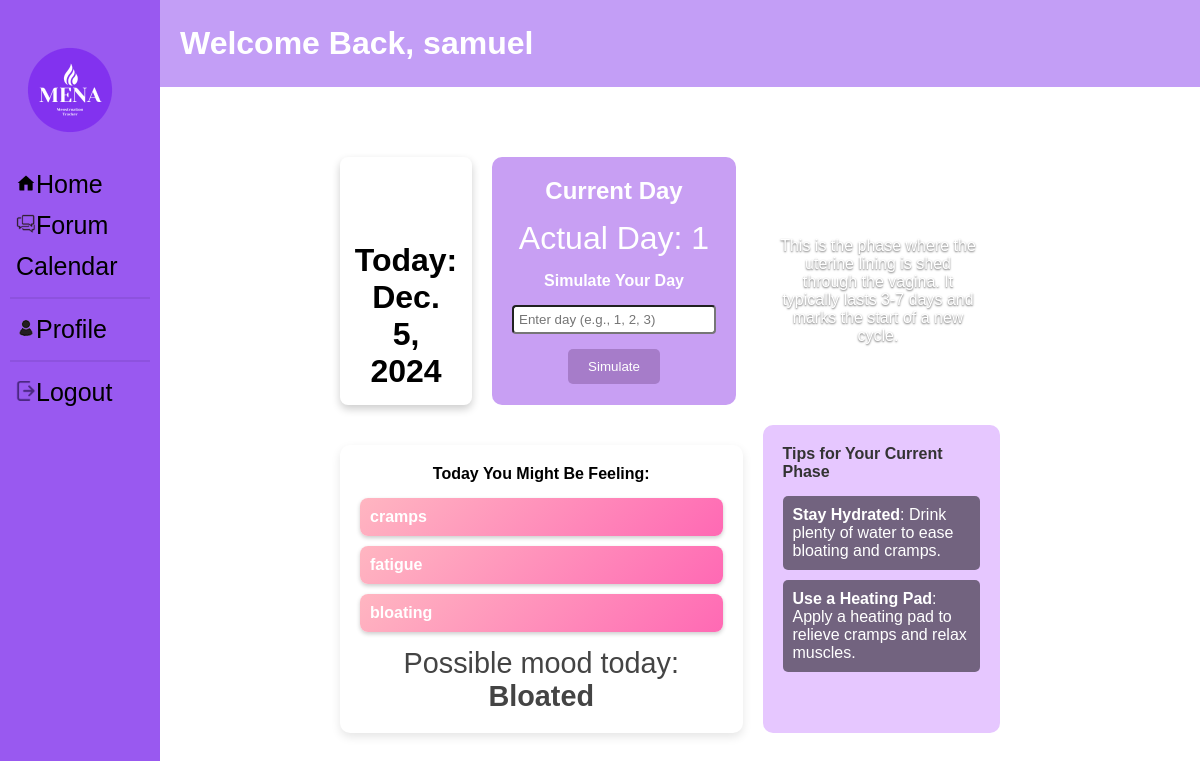
Page /MenaApp/period/ (signed in) on the committed database.
### MenaApp/models.py (models this page shows, shortened)
class CyclePhase(models.Model):
    PHASE_CHOICES = [
        ('menstruation', 'Menstruation'),
        ('follicular', 'Follicular'),
        ('ovulation', 'Ovulation'),
        ('luteal', 'Luteal'),
    ]
    name = models.CharField(max_length=50, choices=PHASE_CHOICES)
    start_day = models.IntegerField()
    end_day = models.IntegerField()
    symptoms = models.TextField()
    description = models.TextField(null=True, blank=True)
    mood = models.TextField()

class Lesson(models.Model):
    PHASE_CHOICES = [
        ('menstruation', 'Menstruation'),
        ('follicular', 'Follicular'),
        ('ovulation', 'Ovulation'),
        ('luteal', 'Luteal'),
    ]
    phase = models.CharField(max_length=50, choices=PHASE_CHOICES)
    title = models.CharField(max_length=100)
    content = models.TextField()

### MenaApp/views.py (the view)
# urls.py: path('period/', views.period_tracker, name='period_tracker'),
@login_required
def period_tracker(request):
    user_period = Period.objects.filter(user=request.user).first()
    simulated_day = None
    current_phase = None
    lessons = []
    today = date.today()
    year, month = today.year, today.month
    cal = calendar.Calendar()
    month_days = list(cal.itermonthdays(year, month))
    pinned_days = Calendar.objects.filter(year=year, month=month).values_list('day', flat=True)
    if request.method == 'POST':
        form = SimulatedDayForm(request.POST)
        if form.is_valid():
            simulated_day = form.cleaned_data.get('simulated_day')
    else:
        form = SimulatedDayForm()
    actual_day = (date.today() - user_period.start_date).days % user_period.cycle_length if user_period else 1
    current_day = simulated_day or actual_day
    current_phase = CyclePhase.objects.filter(start_day__lte=current_day, end_day__gte=current_day).first()
    if current_phase:
        symptoms_list = [symptom.strip() for symptom in current_phase.symptoms.split(',')]
        moods = current_phase.mood.split(",")
        random_mood = random.choice(moods).strip()
        lessons = Lesson.objects.filter(phase=current_phase.name.lower())
    else:
        symptoms_list = ["No symptoms available."]
        mood = "No mood information available."
    context = {
        'user': request.user,
        'period': user_period,
        'today': date.today(),
        'simulated_day': simulated_day,
        'actual_day': actual_day,
        'current_phase': current_phase,
        'symptoms_list': symptoms_list,
        'mood': random_mood,
        'lessons': lessons,
        'form': form,
         'year': year,
        'month': month,
        'month_name': calendar.month_name[month],
        'days': month_days,
        'pinned_days': pinned_days,
        'previous_year': year - 1,
        'next_year': year + 1,
        'previous_month': month - 1 if month > 1 else 12,
        'next_month': month + 1 if month < 12 else 1,
    }
    return render(request, 'womendashboard/period_tracker.html', context)

### MenaApp/views.py
class SimulatedDayForm(forms.Form):
    simulated_day = forms.IntegerField(
        label="Simulated Day",
        required=False,
        widget=forms.NumberInput(attrs={'placeholder': 'Enter day (e.g., 1, 2, 3)', 'style': 'width: 100%; padding: 5px; margin-top: 5px; border-radius: 4px;'})
    )

### MenaApp/templates/womendashboard/period_tracker.html (shortened to what this page needs)
{% extends "index/base.html" %}
{% load static %}
{% block content %}
<div style="padding-left: 20px; padding-top: 25px; padding-bottom: 25px; margin-bottom: 50px; margin-right: 0; background-color: #c39ef6;">
    <h1 style="margin: 0; font-size: 32px; color: white;">Welcome Back, {{ user.username }}</h1>
</div>
<div class="main" style="display: flex; flex-wrap: wrap; gap: 20px; padding: 20px; padding-right: 200px; justify-content: center;">
    <div class="calendar" style="width: 20%; background: white; padding: 15px; border-radius: 8px; box-shadow: 0 4px 8px rgba(0, 0, 0, 0.2); text-align: center; justify-content: center; padding-top: 85px">
        <h1>Today: {{ today }}</h1>
    </div>
    <div class="period-info" style="flex: 1 1 25%; max-width: 350px; background-color: #C89FF3; color: white; padding: 20px; border-radius: 10px; text-align: center;">
        <h2>Current Day</h2>
        <p style="font-size: 2em; margin: 15px 0;">
            {% if simulated_day %}
                Simulated Day: {{ simulated_day }}
            {% else %}
                Actual Day: {{ actual_day }}
            {% endif %}
        </p>
        <form method="POST" style="margin-top: 15px;">
            <label for="id_simulated_day" style="font-weight: bold; display: block; margin-bottom: 10px;">Simulate Your Day</label>
            {{ form.simulated_day }}
            <button type="submit" style="margin-top: 15px; padding: 10px 20px; background-color: #A67CC9; color: white; border: none; border-radius: 5px; cursor: pointer;">
                Simulate
            </button>
        </form>
    </div>
    <div class="phase-info" style="
        flex: 1 1 25%;
        max-width: 350px;
        background-image: url('https://d2jx2rerrg6sh3.cloudfront.net/image-handler/ts/20240815075253/ri/750/src/images/Article_Images/ImageForArticle_25156_17237227673747842.jpg'); /* Replace with your image URL */
        background-size: cover;
        background-position: center;
        color: white;
        padding: 20px;
        border-radius: 10px;
        text-align: center;">
        <h2>Current Phase</h2>
        {% if current_phase %}
            <p style="font-size: 1.2em; font-weight: bold; margin-bottom: 10px;">{{ current_phase.name }}</p>
            <p style="color: white; text-shadow: 0 1px 2px rgba(0, 0, 0, 0.6);">{{ current_phase.description }}</p>
        {% else %}
            <p>Phase information not available.</p>
        {% endif %}
    </div>
    <div class="mood" style="
        flex: 1 1 50%;
        max-width: 500px;
        background-color: white;
        padding: 20px;
        border-radius: 10px;
        box-shadow: 0 4px 10px rgba(0, 0, 0, 0.1);
        text-align: center;">
        <h4>Today You Might Be Feeling:</h4>
        <ul style="text-align: left; padding-left: 0; margin-top: 15px; list-style: none;">
            {% for symptom in symptoms_list %}
                <li style="
                    background: linear-gradient(135deg, #FFB6C1, #FF69B4); /* Customize gradient colors */
                    color: white;
                    padding: 10px;
                    margin-bottom: 10px;
                    border-radius: 8px;
                    font-weight: bold;
                    box-shadow: 0 2px 4px rgba(0, 0, 0, 0.2);
                ">
                    {{ symptom }}
                </li>
            {% endfor %}
        </ul>
        <p style="font-size: 1.8em; color: #444; margin-top: 15px;">Possible mood today: <strong>{{ mood }}</strong></p>
    </div>
    <div class="lessons" style="
        flex: 1 1 25%;
        max-width: 350px;
        background-image: url('https://imageio.forbes.com/specials-images/imageserve/6723d6de90899c701bf36614/A-happy-woman-sits-in-the-flower-and-waters-it--Smiling-girl-cares-about-herself-and/960x0.jpg?format=jpg&width=1440'); /* Replace with your image URL */
        background-size: cover;
        background-position: center;
        padding: 20px;
        border-radius: 10px;
        color: white;">
        <h4>Tips for Your Current Phase</h4>
        {% if lessons %}
            <ul style="list-style: none; padding: 0; margin-top: 15px;">
                {% for lesson in lessons %}
                    <li style="
                        background-color: rgba(0, 0, 0, 0.5);
                        padding: 10px;
                        margin-bottom: 10px;
                        border-radius: 5px;
                        color: white;">
                        <strong>{{ lesson.title }}</strong>: {{ lesson.content }}
                    </li>
                {% endfor %}
            </ul>
        {% else %}
            <p style="background-color: rgba(0, 0, 0, 0.5); padding: 10px; border-radius: 5px;">No tips available for this phase.</p>
        {% endif %}
    </div>
</div>
{% endblock %}

### MenaApp/templates/index/base.html (shortened to what this page needs)
{% load static %}
<!DOCTYPE html>
<html lang="en">
    <head>
    </head>
    <body>
        <div class="sidenav">
            <img src="{% static 'images/mena.png' %}" alt="Mena" style="margin: 20px;">
            <a href="{% url 'period_tracker' %}"><img src="{% static 'images/home.png' %}" alt="Home" style="width:20px;height:20px;">Home</a>
            <a href="{% url 'forum' %}"><img src="{% static 'images/forum.png' %}" alt="Forum" style="width:20px;height:20px;">Forum</a>
            <a href="{% url 'calendar_view' %}">Calendar</a>
            <hr style="border: 1px solid #8d52de; margin: 10px;">
            <a href="{% url 'profile' %}"><img src="{% static 'images/profile.png' %}" alt="Settings" style="width:20px;height:20px;">Profile</a>
            <hr style="border: 1px solid #8d52de; margin: 10px;">
            {% if user.is_authenticated %}
                <form method="POST" action="{% url 'logout' %}">
                    <button type="submit"><img src="{% static 'images/logout.png' %}" alt="Logout" style="width:20px;height:20px;">Logout</button>
                </form>
            {% endif %}
        </div>
        <div id="content" name="content" class="main">
            <div>
                <div>
                    {% block content %}
                    {% endblock %}
                </div>
            </div>
        </div>
    </body>
</html>

### MenaApp/templates/index/base.html (style rules this page uses)
.sidenav { height: 100%; width: 160px; position: fixed; z-index: 1; top: 0; left: 0; background-color: #9959f0; overflow-x: hidden; padding-top: 20px; }
.sidenav a { padding: 6px 8px 6px 16px; text-decoration: none; font-size: 25px; color: black; display: block; }
.sidenav form button { padding: 6px 8px 6px 16px; font-size: 25px; color: black; background: none; border: none; text-align: left; cursor: pointer; width: 100%; font-family: inherit; text-decoration: none; display: block; }
.main { margin-left: 160px; }
* { margin: 0; padding: 0; box-sizing: border-box; }
body { display: flex; height: 100vh; background-color: white; font-family: Arial, sans-serif; }
.calendar { align-content: center; width: 100%; padding: 15px; border-radius: 8px; box-shadow: 0 0 10px rgba(0, 0, 0, 0.1); text-align: center; display: flex; margin: auto; }
.period-info { width: 25%; background-color: #C89FF3; color: white; padding: 15px; border-radius: 8px; text-align: center; }
.period-info p { font-size: 2em; margin: 0; }
.period-info button { margin-top: 10px; padding: 8px 16px; background-color: #A67CC9; color: white; border: none; border-radius: 5px; cursor: pointer; }
.mood { width: 100%; background-color: white; padding: 15px; border-radius: 8px; box-shadow: 0 0 10px rgba(0, 0, 0, 0.1); text-align: center; margin-top: 20px; }
.mood h4 { margin: 0; }
.mood p { font-size: 1.8em; color: #444; margin-top: 10px; }
.lessons { width: 25%; background-color: #E6C7FF; padding: 15px; border-radius: 8px; }
.lessons h4 { color: #333; margin-top: 0; }
.lessons ul { list-style: none; padding: 0; color: #333; }
.lessons ul li { padding: 5px 0; }

### rows in the picture
CyclePhase: description "This is the phase where the uterine lining is shed through the vagina. It typically lasts 3-7 days and marks the start of a new cycle."
Lesson: title "Stay Hydrated", content "Drink plenty of water to ease bloating and cramps."
Lesson: title "Use a Heating Pad", content "Apply a heating pad to relieve cramps and relax muscles."

### other values in the picture
{{ user.username }} "samuel"
{{ today }} "Dec. 5, 2024"
{{ symptom }} "cramps" "fatigue" "bloating"
{{ mood }} "Bloated"
